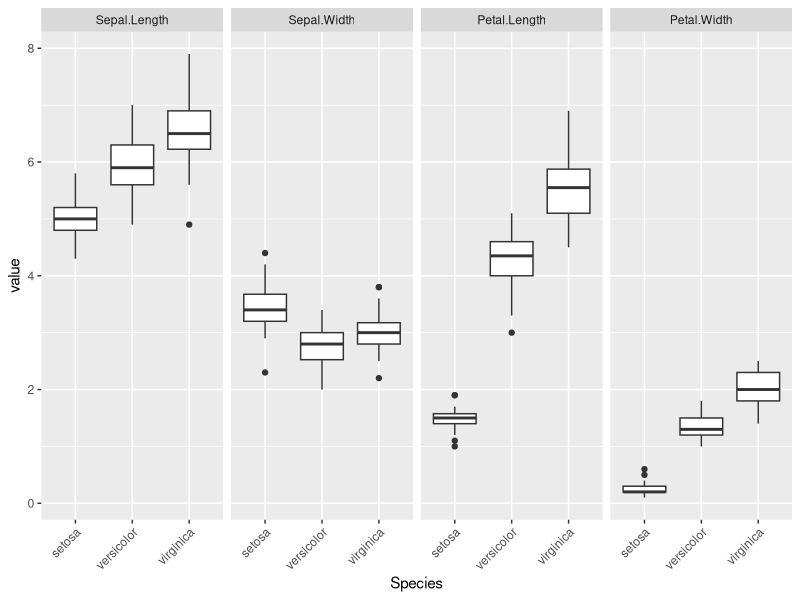
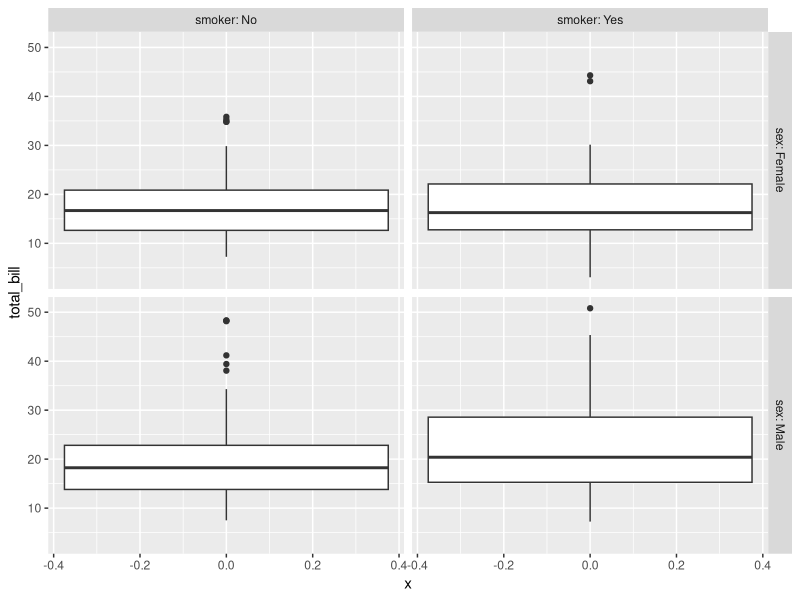
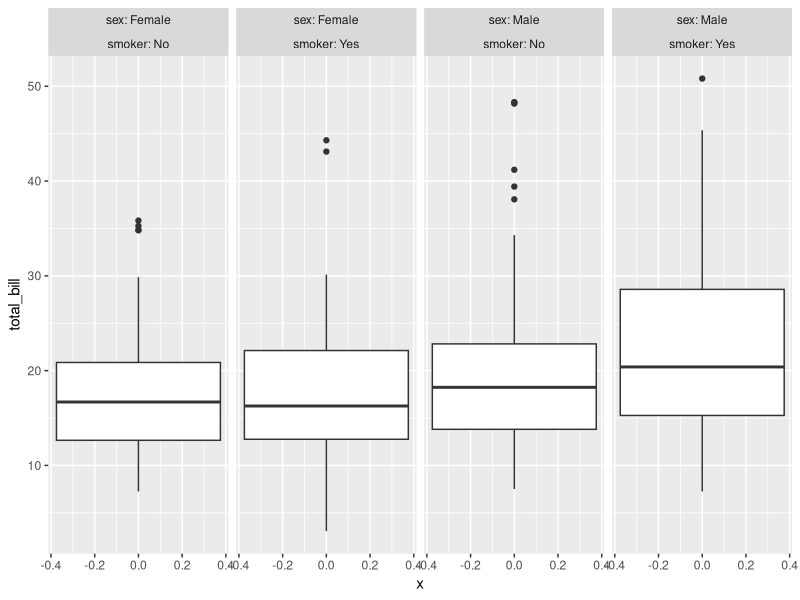
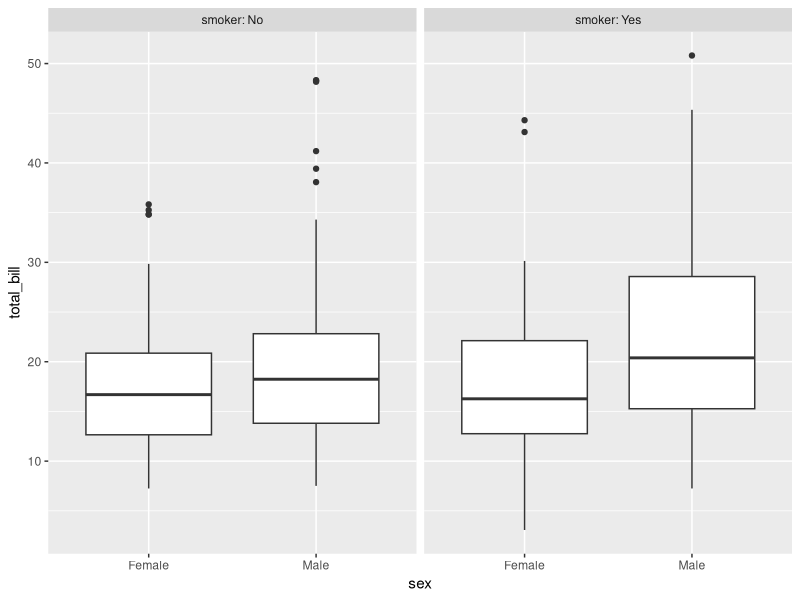
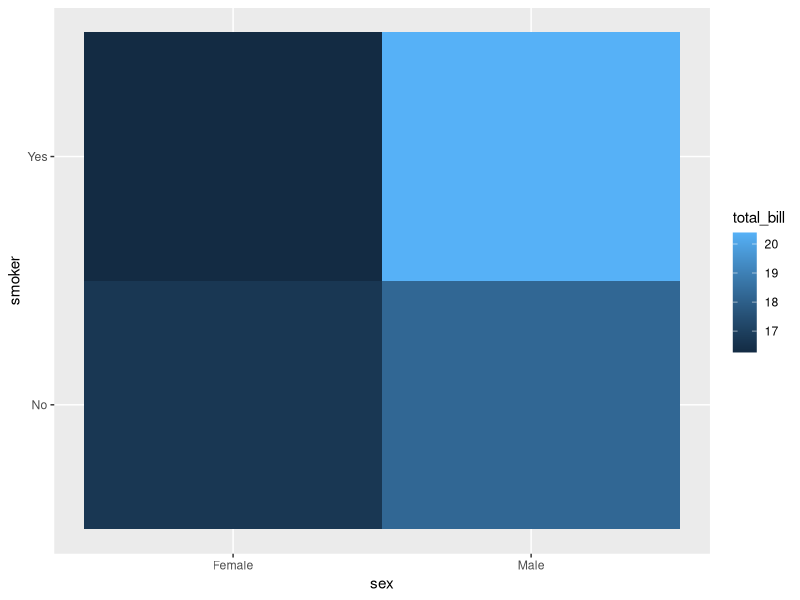
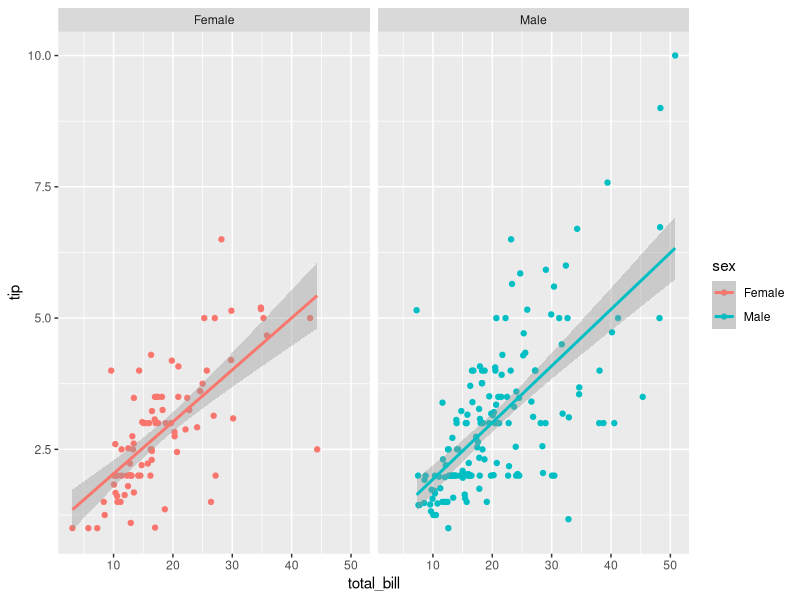
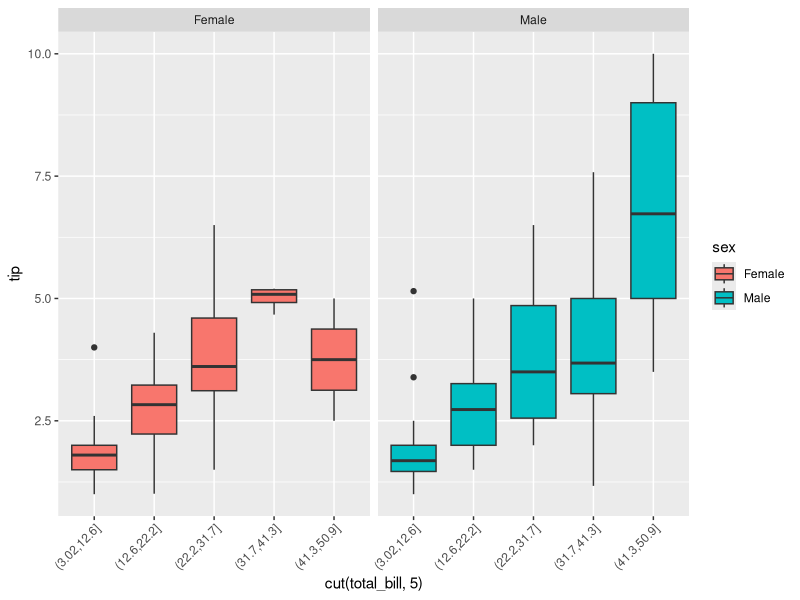
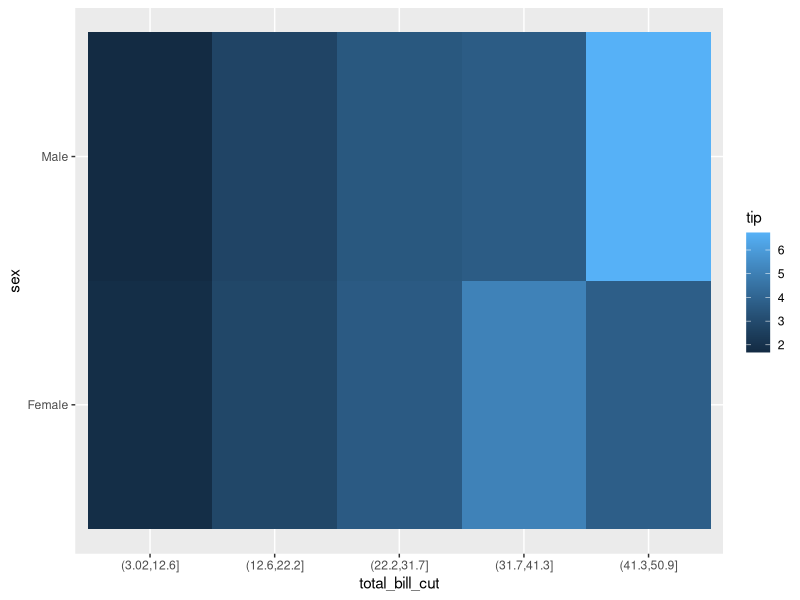

Recreate these plots in R, in order.
## ---- chunk 1
library(ggplot2)
library(reshape2)
## ---- chunk 2
ggplot(melt(iris, id = "Species"), aes(Species, value)) +
    geom_boxplot() +
    facet_grid(~ variable) +
    theme(axis.text.x = element_text(angle = 45, hjust = 1))
## ---- chunk 3
ggplot(tips, aes(0, total_bill)) +
    geom_boxplot() +
    facet_grid(sex ~ smoker, labeller = label_both)
## ---- chunk 4
ggplot(tips, aes(0, total_bill)) +
    geom_boxplot() +
    facet_grid( ~ sex + smoker, labeller = label_both)
## ---- chunk 5
ggplot(tips, aes(sex, total_bill)) +
    geom_boxplot() +
    facet_grid( ~ smoker, labeller = label_both)
## ---- chunk 6
ggplot(aggregate(total_bill ~ sex + smoker, tips, median),
       aes(sex, smoker, fill = total_bill)) +
    geom_bin2d()
## ---- chunk 7
ggplot(tips, aes(total_bill, tip, color = sex)) +
    geom_point() +
    geom_smooth(method = "lm") +
    facet_grid(~ sex)
## ---- chunk 8
ggplot(tips, aes(cut(total_bill, 5), tip, fill = sex)) +
    geom_boxplot() +
    facet_grid(~ sex) +
    theme(axis.text.x = element_text(angle = 45, hjust = 1))
## ---- chunk 9
ggplot(aggregate(tip ~ sex + total_bill_cut,
                 transform(tips, total_bill_cut = cut(total_bill, 5)),
                 median),
       aes(total_bill_cut, sex, fill = tip)) +
    geom_bin2d()
## ---- chunk 10
ggplot(tips, aes(total_bill, tip, color = sex)) +
    geom_point() +
    geom_smooth(method = "lm") +
    facet_grid(~ smoker, labeller = label_both)
## ---- chunk 11
ggplot(tips, aes(total_bill, tip)) +
    geom_point() +
    geom_smooth(method = "lm", fullrange = T) +
    facet_grid(smoker ~ sex, labeller = label_both)
## ---- chunk 12
ggplot(tips, aes(total_bill, tip)) +
    geom_point() +
    geom_smooth(method = "lm")
## ---- chunk 13
ggplot(tips, aes(day, tip)) +
    geom_boxplot() +
    scale_x_discrete(limits = c("Thur", "Fri", "Sat", "Sun"))
## ---- chunk 14
ggplot(tips, aes(size, tip)) +
    geom_boxplot(aes(group = size)) +
    geom_jitter() +
    geom_smooth(method = "lm", se = FALSE)
## ---- chunk 15
ggplot(tips, aes(size, total_bill, size = tip, color = tip)) +
    geom_jitter(width = .2)
## ---- chunk 16
ggplot(aggregate(tip ~ total_bill_cut + size,
                 transform(tips, total_bill_cut = cut(total_bill, 5)),
                 median),
       aes(total_bill_cut, factor(size), fill = tip)) +
    geom_bin2d() +
    ylab("size")
## ---- chunk 17
ans = rbind(
    transform(setNames(subset(anscombe, select = c(x1, y1)), c("x", "y")), ex = 1),
    transform(setNames(subset(anscombe, select = c(x2, y2)), c("x", "y")), ex = 2),
    transform(setNames(subset(anscombe, select = c(x3, y3)), c("x", "y")), ex = 3),
    transform(setNames(subset(anscombe, select = c(x4, y4)), c("x", "y")), ex = 4)
)
ggplot(ans, aes(x, y)) +
    geom_point() +
    geom_smooth(method = "lm", fullrange = T, se = FALSE) +
    facet_wrap(~ ex)
